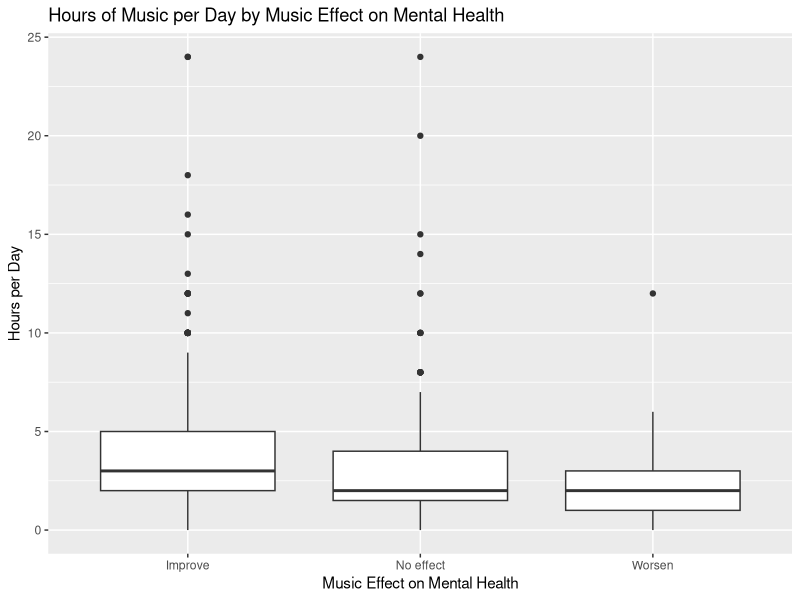

The R source for this figure:
## ---- chunk 1
#taken from in class example
library(knitr)
opts_chunk$set(
  echo = FALSE, warning = FALSE, message = FALSE
)
## ---- chunk 2
library(dplyr) #loading packages in that I will need to use later on to make sure code runs.
library(ggplot2)
library(readxl)
music_data <- read_excel("raw_data/music_mental_data.xlsx",  skip = 1) #skip the first row because it was weirdly empty and made R want to re-assign titles. skip = 1 means it reads in data after that col and uses the actual headers we want
## ---- chunk 3
music_genre <- music_data %>% 
  rename( `Favorite Genre` = `Fav genre`) %>% #renaming fav genre to make it look nicer in the end table
  group_by(`Favorite Genre`) %>% #groups my data into rows for comparison in the table
  summarise(
    "Mean Anxiety" = mean(Anxiety),
    "Mean Depression" = mean(Depression),
    "Mean Insomnia" = mean(Insomnia),
    "Mean OCD" = mean(OCD)
  ) #created new variables for the table based on the calculation I wanted to do - in this case averages 
knitr::kable(
  music_genre,
  digits = 4, #how many decimals do I want?
  caption = "Mean Mental Health Outcomes by Favorite Music Genres" #title
)
## ---- chunk 4
ggplot(music_data %>% filter(!is.na(`Music effects`)), #remove NA responses in my data
       aes(x = `Music effects`, y = `Hours per day`))+
  geom_boxplot(na.rm = TRUE)+ #also telling it here to ignore missing values when making my boxplot
  labs(
    title = "Hours of Music per Day by Music Effect on Mental Health",
    x = "Music Effect on Mental Health",
    y = "Hours per Day"
  )
## ---- chunk 5
age_music <- music_data %>% 
  mutate(
    age_group = case_when(
      Age <= 12 ~ "Children",
      Age <= 19 ~ "Teenager",
      Age <= 40 ~ "Young Adult",
      Age <= 59 ~ "Middle Aged",
      Age > 59 ~ "Older Adult"
    ) #creating the age groups I want to use for my test
  )

age_table <- table(age_music$age_group, age_music$`Music effects`)
knitr::kable(
  age_table,
  caption = "Music Effect on Mental Health by Age Group"
) #created a table for use in my test. I really wanted a pretty title so I used knitr, but could have used the base R. 

fisher.test(age_table) #too few expected counts for Chi-Squared so had to use fisher
## ---- chunk 6
instrument_composer <- music_data %>% 
  mutate(
    musician_type = case_when(
      Instrumentalist == "Yes" & Composer == "Yes" ~ "Both",
      Instrumentalist == "Yes" & Composer == "No" ~ "Instrumentalist",
      Instrumentalist == "No" & Composer == "Yes" ~ "Composer",
      Instrumentalist == "No" & Composer == "No" ~ "Neither"
    ) # create new variable names/categories for my table so I can look at musician identification. Basically saying that if these conditions are true ~ assign this name/title
  ) %>% 
  rename("Musician Type" = musician_type) #making the name prettier

musician_table <- instrument_composer %>% 
  filter(!is.na(`Music effects`)) %>%  #remove empty/NA answers
  select(`Musician Type`, `Music effects`) %>% 
  table() 

knitr::kable(
  musician_table,
  digits = 2,
  caption = "Music Effect on Mental Health by Musician Status"
) 

fisher.test(musician_table, workspace = 2e8) #got an error, internet said due to low workspace, added workspace = 2e8 to add memory, then code ran with no error
